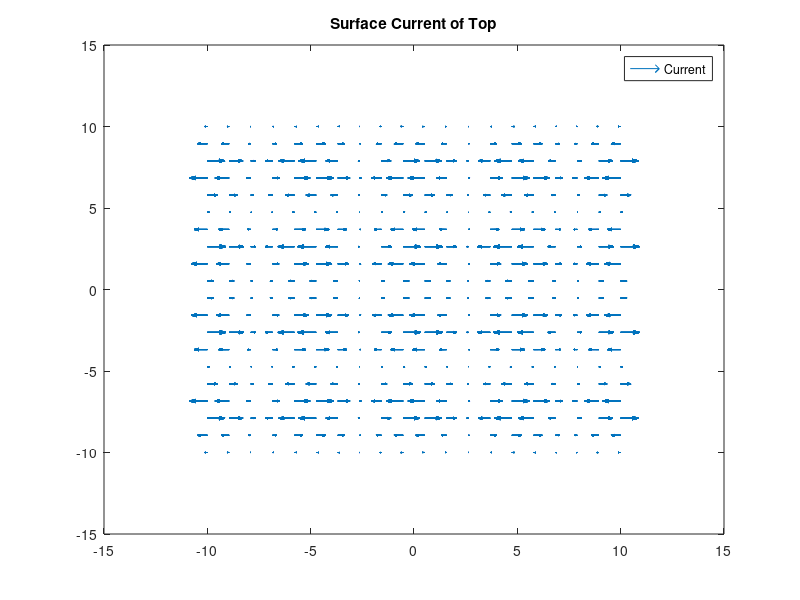

The MATLAB script that drew this image:
%Lab 3-4 Nijash Sooriyakumaran 400185321

clear;
close all;
%Initialize constants
epsilon = 8.854e-12;
mu = 1/(4*pi*10^-7);
%Choose values of a and b such that a>b
a = 5;
b = 3;
%Assume these to be constant as well
H_naught = 1;
w = 2e7; 
k = w^2*epsilon^2*mu^2;
beta=sqrt(k-(pi/a)^2);
gamma = 1j*beta;
h = k + gamma;


%Meshgrid for magnetic field lines
[xPoint, yPoint, zPoint] = meshgrid(linspace(-10,10,10),linspace(-10,10,20), linspace(-10,10,20));

%Contour line meshgrid
[xPointM, yPointM, zPointM] = meshgrid(linspace(-10,10,20),linspace(-10,10,20), linspace(-10,10,20));

%Field expressions initializations
Hx = real((gamma/h)*(pi/a)*H_naught.*(sin((pi.*xPointM)/a)).*exp(-gamma.*zPointM));
Hz = real(H_naught*cos(pi*xPointM/a).*exp(-gamma.*zPointM));
Ey = real((-1j*w*mu/h)*(pi/a)*H_naught*(sin((pi.*xPoint)/a)).*exp(-gamma.*zPoint));  
% figure
% quiver(xPoint, yPoint, zPoint, Ey)
% hold on;
% quiver(xPointM, yPointM, zPointM, Hz)
% title("Electric and Magnetic field lines, front view")
% legend("Electric field","Magnetic Field")

%Surface Charge Density Plotting

%Left and right surfaces have zero charge density; refer to analytical

%No need to take dot product here as Ey is in same direction as 
%normal vector of top surface
top_surface = -epsilon.*Ey;
bottom_surface = -top_surface;

%Could not get quiver or streamline to work.. sorry about that

% figure
% quiver(xPoint, yPoint, zPoint, top_surface)
% hold on;
% title("Surface charge density, Top Surface")
% legend("Surface Charge Density")

%Note: Only one figure is given in submission as bottom and top look
%identical

% quiver(xPoint, yPoint, zPoint, bottom_surface)
% title("Surface charge density, Bottom Surface")
% legend("Surface Charge Density")

%Surface Current 

%Top Surface Current
%Found through cross products
K_top_x = Hz;
K_top_z = -Hx;
quiver(xPointM, zPointM, K_top_x, K_top_z)
title("Surface Current of Top")
legend("Current")

K_bot_x = -Hz;
K_bot_z = Hx;
% quiver(xPointM, zPointM, K_bot_x, K_bot_z)
% title("Surface Current of Bottom")
% legend("Current")

%Note that K_left = K_right; refer to analytical
K_left = H_naught.*exp(-gamma.*zPointM);
% figure
% quiver(yPointM, K_left)
% title("Surface Current, Left or Right")
% legend("Current")
